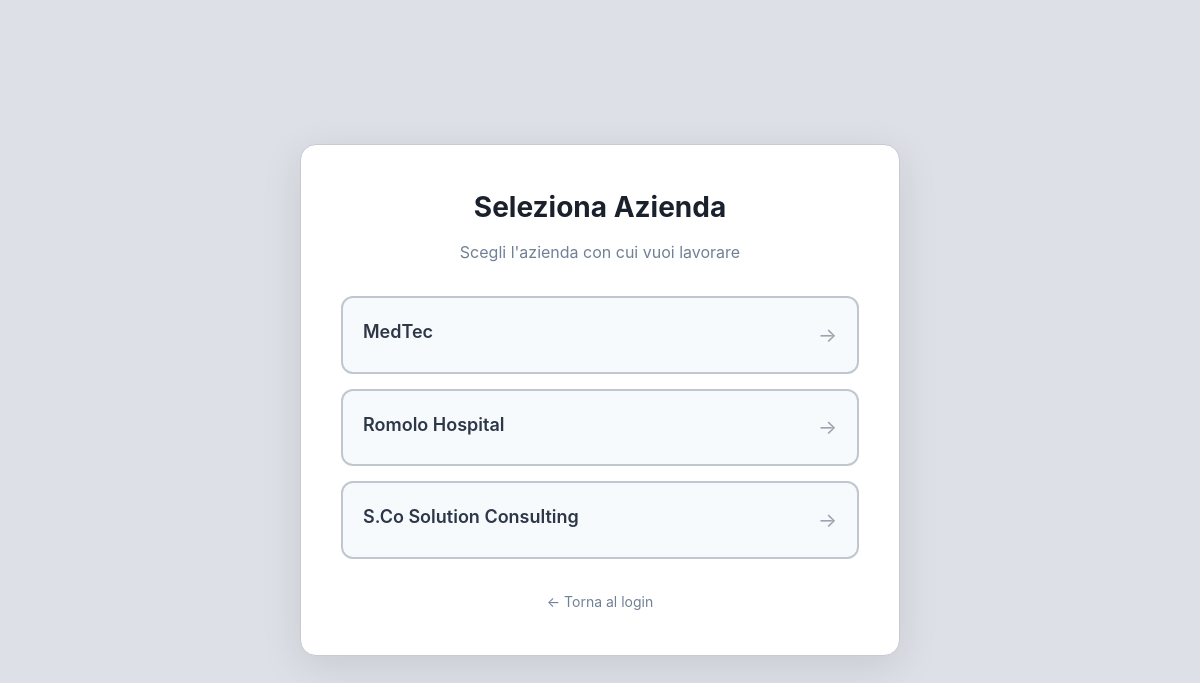
The app's page /seleziona-azienda.php (signed in), older data.
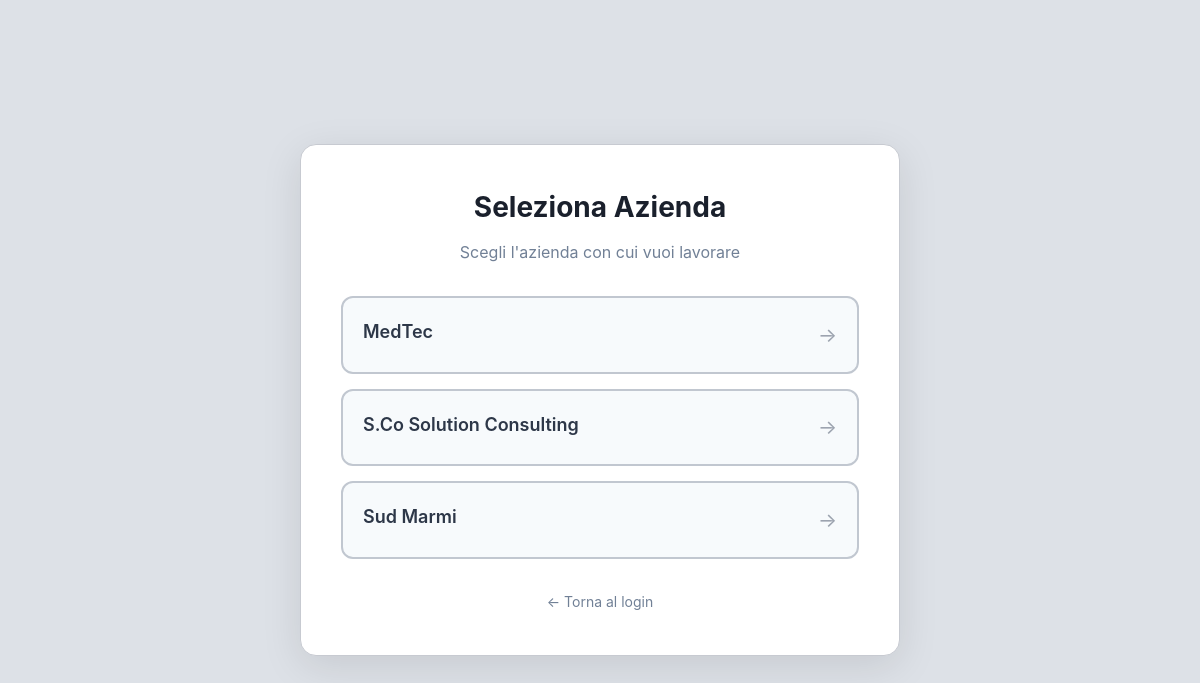
The same page, newer data.
### tables this page shows
CREATE TABLE `aziende` (
  `id` int(11) NOT NULL AUTO_INCREMENT,
  `nome` varchar(255) NOT NULL,
  `ragione_sociale` varchar(255) DEFAULT NULL,
  `codice` varchar(50) DEFAULT NULL,
  `partita_iva` varchar(20) DEFAULT NULL,
  `codice_fiscale` varchar(20) DEFAULT NULL,
  `indirizzo` text DEFAULT NULL,
  `telefono` varchar(50) DEFAULT NULL,
  `cap` varchar(10) DEFAULT NULL,
  `citta` varchar(100) DEFAULT NULL,
  `provincia` varchar(2) DEFAULT NULL,
  `email` varchar(255) DEFAULT NULL,
  `pec` varchar(255) DEFAULT NULL,
  `sito_web` varchar(255) DEFAULT NULL,
  `logo` varchar(255) DEFAULT NULL,
  `logo_path` varchar(255) DEFAULT NULL,
  `settore` varchar(100) DEFAULT NULL,
  `numero_dipendenti` int(11) DEFAULT NULL,
  `fatturato_annuo` decimal(15,2) DEFAULT NULL,
  `data_fondazione` date DEFAULT NULL,
  `descrizione` text DEFAULT NULL,
  `stato` enum('attiva','sospesa','cancellata') DEFAULT 'attiva',
  `max_referenti` int(11) DEFAULT 5,
  `piano` enum('base','professional','enterprise') DEFAULT 'base',
  `scadenza_piano` date DEFAULT NULL,
  `limite_utenti` int(11) DEFAULT 5,
  `limite_spazio_mb` int(11) DEFAULT 1024,
  `note` text DEFAULT NULL,
  `creata_da` int(11) DEFAULT NULL,
  `creato_da` int(11) DEFAULT NULL,
  `aggiornato_da` int(11) DEFAULT NULL,
  `responsabile_id` int(11) DEFAULT NULL,
  `data_creazione` timestamp NOT NULL DEFAULT current_timestamp(),
  `data_modifica` timestamp NOT NULL DEFAULT current_timestamp() ON UPDATE current_timestamp(),
  `modificata_da` int(11) DEFAULT NULL,
  PRIMARY KEY (`id`),
  KEY `idx_stato` (`stato`),
  KEY `idx_nome` (`nome`)
);

### backend/middleware/Auth.php (called while the page is built, shortened)
<?php
require_once __DIR__ . '/../config/config.php';
class Auth {
    private static $instance = null;
    private $user = null;
    private $isAuthenticated = false;
    public static function getInstance() {
        if (self::$instance === null) {
            self::$instance = new self();
        }
        return self::$instance;
    }
    private function checkAuthentication() {
        if (isset($_SESSION['user_id']) && isset($_SESSION['username'])) {
            $this->isAuthenticated = true;
            $this->user = [
                'id' => $_SESSION['user_id'],
                'username' => $_SESSION['username'],
                'nome' => $_SESSION['nome'] ?? 'Utente',
                'cognome' => $_SESSION['cognome'] ?? '',
                'ruolo' => $_SESSION['ruolo'] ?? 'utente',
                'email' => $_SESSION['email'] ?? ''
            ];
        }
    }
    public function isAuthenticated() {
        return $this->isAuthenticated;
    }
    public function isSuperAdmin() {
        return $this->user && $this->user['ruolo'] === 'super_admin';
    }
    public function getAccessibleCompanies() {
        try {
            if ($this->isSuperAdmin()) {
                $stmt = db_query("
                    SELECT id, nome, codice, stato
                    FROM aziende
                    WHERE stato = 'attiva'
                    ORDER BY nome
                ");
            }
            return $stmt->fetchAll();
        } catch (Exception $e) {
            error_log("Errore getAccessibleCompanies: " . $e->getMessage());
            return [];
        }
    }
}

### backend/utils/PermissionManager.php (called while the page is built, shortened)
<?php
require_once __DIR__ . '/../middleware/Auth.php';
class PermissionManager {
    private static $instance = null;
    public static function getInstance() {
        if (self::$instance === null) {
            self::$instance = new self();
        }
        return self::$instance;
    }
}

### backend/config/config.php (called while the page is built, shortened)
<?php
function db_connect() {
    static $pdo = null;
    if ($pdo === null) {
        try {
            $dsn = 'mysql:host=' . DB_HOST . ';dbname=' . DB_NAME . ';charset=' . DB_CHARSET;
            $pdo = new PDO($dsn, DB_USER, DB_PASS, [
                PDO::ATTR_ERRMODE => PDO::ERRMODE_EXCEPTION,
                PDO::ATTR_DEFAULT_FETCH_MODE => PDO::FETCH_ASSOC,
                PDO::ATTR_EMULATE_PREPARES => false,
                PDO::MYSQL_ATTR_INIT_COMMAND => "SET NAMES utf8mb4 COLLATE utf8mb4_unicode_ci"
            ]);
        } catch (PDOException $e) {
            error_log("Database connection failed: " . $e->getMessage());
            die("Errore di connessione al database");
        }
    }
    return $pdo;
}
function db_query($sql, $params = []) {
    $pdo = db_connect();
    $stmt = $pdo->prepare($sql);
    $stmt->execute($params);
    return $stmt;
}
if (file_exists(ROOT_PATH . '/backend/middleware/Auth.php')) {
    require_once ROOT_PATH . '/backend/middleware/Auth.php';
}

### seleziona-azienda.php (the view, shortened to what this page needs)
<?php
require_once 'backend/config/config.php';
$auth = Auth::getInstance();
$auth->requireAuth();
$userAziende = $auth->getAccessibleCompanies();
?>
<!DOCTYPE html>
<html lang="it">
<head>
    <link rel="stylesheet" href="<?php echo APP_PATH; ?>/assets/css/style.css?v=<?php echo time(); ?>">
</head>
<body>
    <div class="selection-container">
        <div class="selection-header">
            <h1>Seleziona Azienda</h1>
            <p>Scegli l'azienda con cui vuoi lavorare</p>
        </div>
        <div class="aziende-grid">
            <?php foreach ($userAziende as $ua): ?>
            <a href="<?php echo APP_PATH; ?>/cambia-azienda.php?azienda_id=<?php echo $ua['id']; ?>&redirect=<?php echo urlencode($_GET['redirect'] ?? APP_PATH . '/filesystem.php'); ?>" class="azienda-card">
                <div class="azienda-info">
                    <h3><?php echo htmlspecialchars($ua['nome']); ?></h3>
                </div>
                <div class="arrow-icon">→</div>
            </a>
            <?php endforeach; ?>
        </div>
        <div style="text-align: center; margin-top: 30px;">
            <a href="<?php echo APP_PATH; ?>/logout.php" style="color: #718096; text-decoration: none; font-size: 14px;">
                ← Torna al login
            </a>
        </div>
    </div>
</body>
</html>

Row changes from the older to the newer data that the page shows:
removed aziende: nome "Romolo Hospital"
now on this page (row edited): aziende: nome "Sud Marmi"
